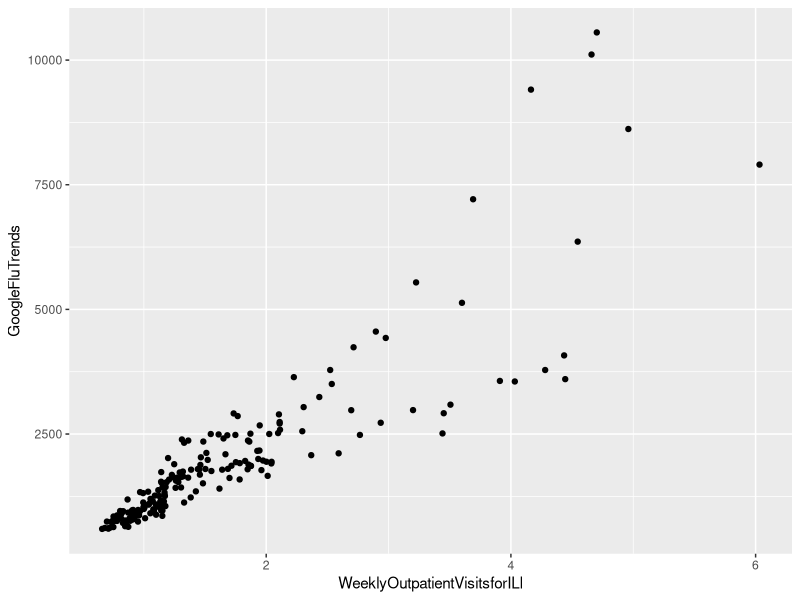

Recreate this plot in R.
#! /usr/bin/env Rscript

library(ggplot2)
library(dplyr)
# library(stringr)
library(lubridate)

# 1. Read the data and plot number of visits vs. GoogleFluTrends

fludata <- tbl_df(read.csv("data/GoogleFlu/PreisMoat2014.csv", header=T))

p1 <- ggplot(fludata) + aes(x=WeeklyOutpatientVisitsforILI, y=GoogleFluTrends) +
  geom_point()
show(p1)


# 2. Calculate the (Pearson’s) correlation using cor

soln2 <- cor(fludata$WeeklyOutpatientVisitsforILI, fludata$GoogleFluTrends,
            method="pearson")
print(soln2) # 0.8829649


# 3. The data spans 2010-2013. In Aug 2013 Google Flu changed their algorithm.
#    Did this lead to improvements? Compare the data from Aug to Dec 2013 with
#    the same months in 2010, 2011, and 2012. For each, calculate the 
#    correlation, and see whether the correlation is higher for 2013.

soln3 <- fludata %>%
  mutate(Month=month(as.Date(WeekCommencing))) %>%
  mutate(Year=year(as.Date(WeekCommencing))) %>%
  filter(Month >= 8, Month <= 12) %>%
  group_by(Year) %>%
  summarise(Cor=cor(WeeklyOutpatientVisitsforILI, GoogleFluTrends, method="pearson"))

print(soln3) # no
